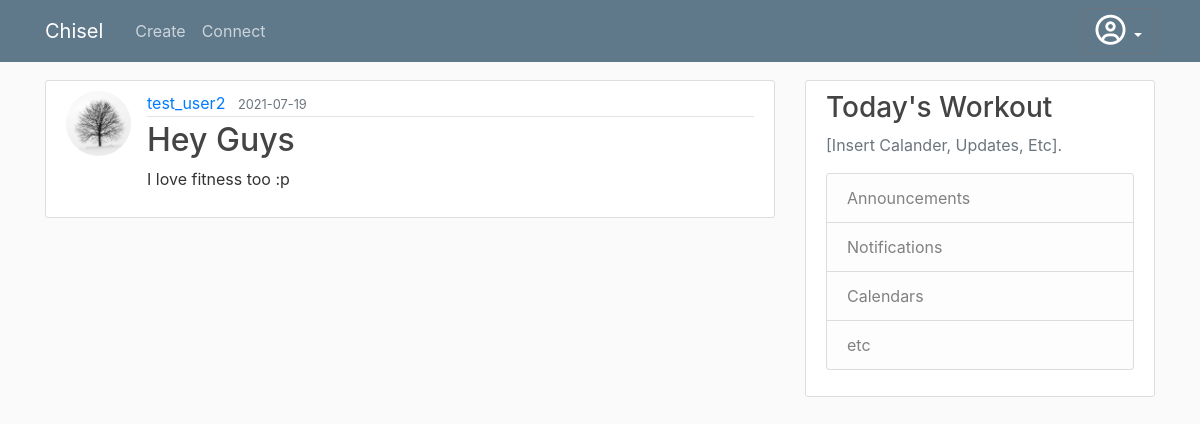
Screenshot of /post/3 with the database file from the repository.
### chisel/models/Customer.py (models this page shows, shortened)
class Customer(db.Model, UserMixin):
    id = db.Column(db.Integer, primary_key = True)
    username = db.Column(db.String(80), unique=True, nullable=False)
    email = db.Column(db.String(120), unique=True, nullable=False)
    password = db.Column(db.String(60), nullable=False)
    bio = db.Column(db.String(300), nullable=False)
    image_file = db.Column(db.String(20), nullable=False, default='default.jpg')
    posts = db.relationship('Post', backref='author', lazy=True)
    followed = db.relationship(
        'Customer', secondary=followers,
        primaryjoin=(followers.c.follower_id == id),
        secondaryjoin=(followers.c.followed_id == id),
        backref=db.backref('followers', lazy='dynamic'), lazy='dynamic')

class Post(db.Model):
    id = db.Column(db.Integer, primary_key=True)
    title = db.Column(db.String(100), nullable=False)
    date_posted = db.Column(db.DateTime, nullable=False, default=datetime.utcnow)
    content = db.Column(db.Text, nullable=False)
    user_id = db.Column(db.Integer, db.ForeignKey('customer.id'), nullable=False)

### chisel/routes.py (the view)
@app.route("/post/<int:post_id>")
def post(post_id):
    post = Post.query.get_or_404(post_id)
    return render_template('post.html', title=post.title, post=post)

### chisel/templates/post.html (shortened to what this page needs)
{% extends "dashboard.html" %}
{% block content %}
  <article class="media content-section">
    <img class="rounded-circle article-img" src="{{ url_for('static', filename='images/profile_pics/' + post.author.image_file) }}">
    <div class="media-body">
      <div class="article-metadata">
        <a class="mr-2" href="{{ url_for('user_posts', username=post.author.username) }}">{{ post.author.username }}</a>
        <small class="text-muted">{{ post.date_posted.strftime('%Y-%m-%d') }}</small>
      </div>
      <h2 class="article-title">{{ post.title }}</h2>
      <p class="article-content">{{ post.content }}</p>
    </div>
  </article>
{% endblock content %}

### chisel/static/dashboard.css (style rules this page uses)
body { background: #fafafa; color: #333333; margin-top: 5rem; }
h1, h2, h3, h4, h5, h6 { color: #444444; }
.content-section { background: #ffffff; padding: 10px 20px; border: 1px solid #dddddd; border-radius: 3px; margin-bottom: 20px; }
.article-title { color: #444444; }
.article-content { white-space: pre-line; }
.article-img { height: 65px; width: 65px; margin-right: 16px; }
.article-metadata { padding-bottom: 1px; margin-bottom: 4px; border-bottom: 1px solid #e3e3e3 }

### rows the page displays
Customer: image_file (placeholder picture), author.username "test_user2"
Post: date_posted "2021-07-19", title "Hey Guys", content "I love fitness too :p"
